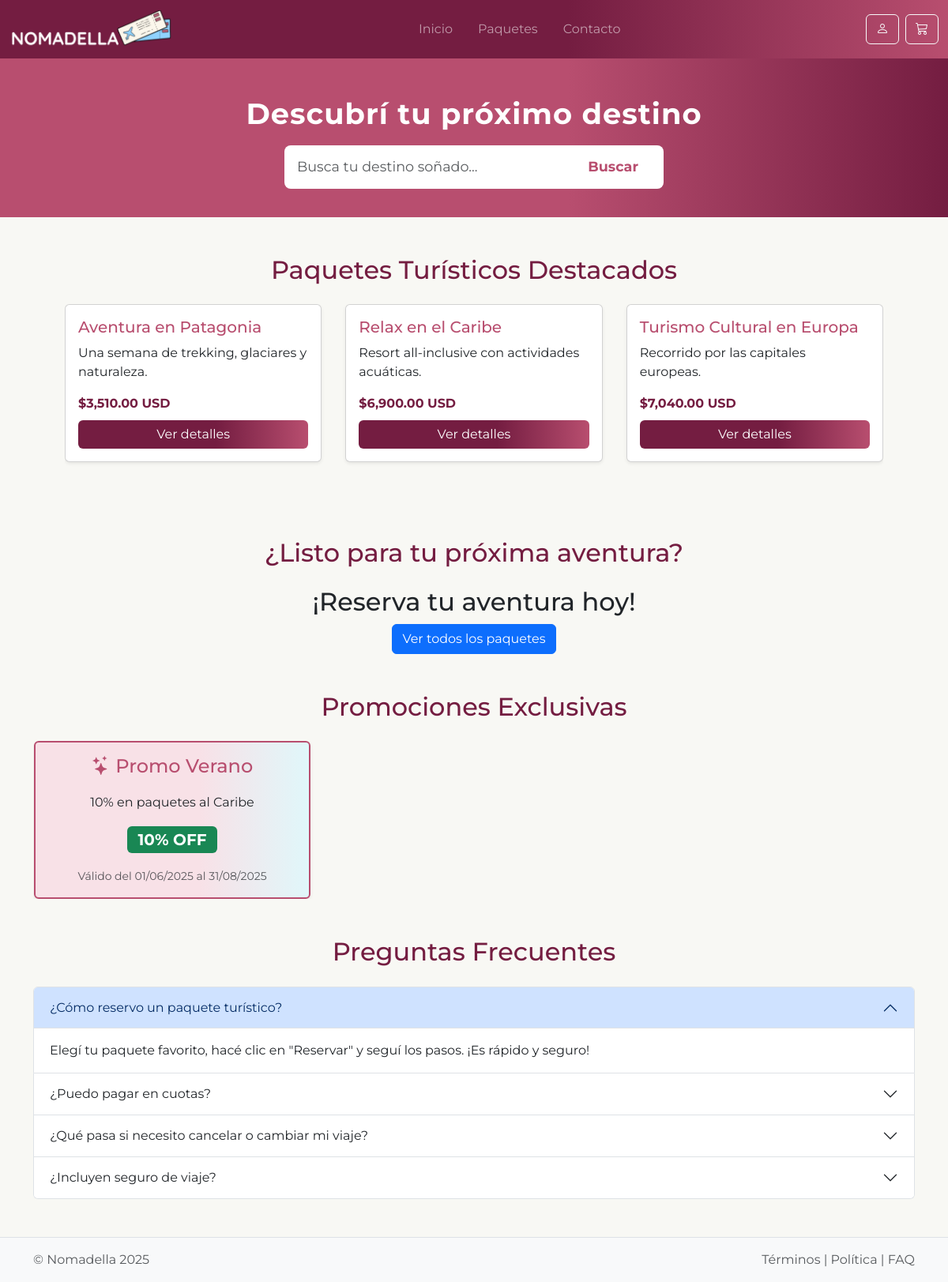
The app's page /public/index.php, older data.
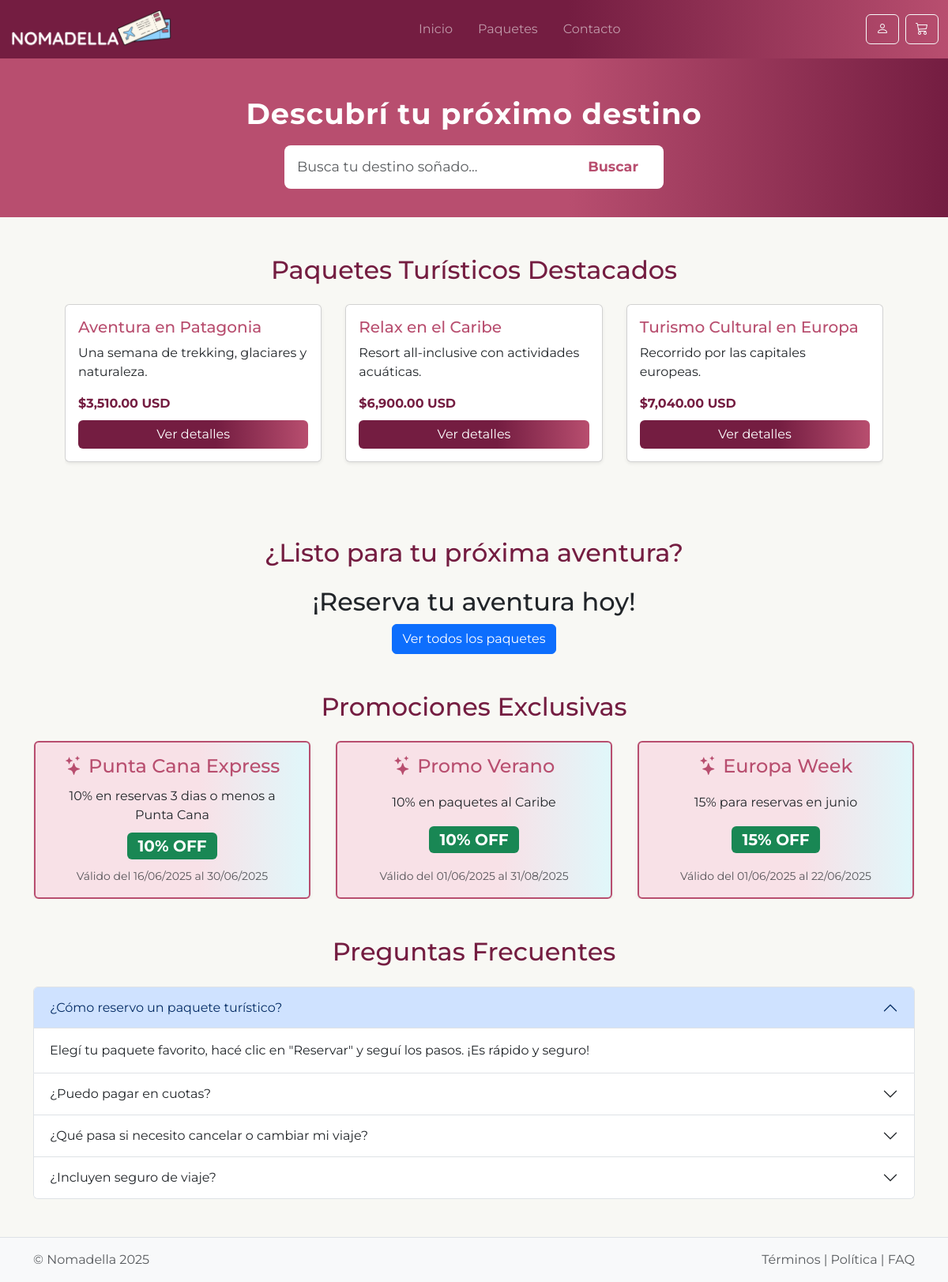
The same page, newer data.
### tables this page shows
CREATE TABLE `paquetes_turisticos` (
  `id_paquete` int(11) NOT NULL,
  `nombre` varchar(200) DEFAULT NULL,
  `descripcion` text DEFAULT NULL,
  `id_destino` int(11) DEFAULT NULL,
  `precio_base` decimal(12,2) DEFAULT NULL,
  `fecha_inicio` date DEFAULT NULL,
  `fecha_fin` date DEFAULT NULL,
  `cupo_disponible` int(11) DEFAULT NULL,
  `destino` varchar(150) DEFAULT NULL,
  `tipo_paquete` varchar(100) DEFAULT NULL,
  `activo` tinyint(1) DEFAULT NULL
);

CREATE TABLE `promociones` (
  `id_promocion` int(11) NOT NULL,
  `nombre` varchar(200) DEFAULT NULL,
  `descripcion` text DEFAULT NULL,
  `descuento_porcentaje` decimal(5,2) DEFAULT NULL,
  `fecha_inicio` date DEFAULT NULL,
  `fecha_fin` date DEFAULT NULL,
  `activo` tinyint(1) DEFAULT NULL
);

### public/index.php (the view, shortened to what this page needs)
<?php
include 'header.php';
include 'conexion.php';
?>
<div class="hero-section">
  <h1>Descubrí tu próximo destino</h1>
  <form class="buscador-form" method="get" action="paquetes.php">
    <input type="text" name="busqueda" placeholder="Busca tu destino soñado..." class="form-control border-0 shadow-none">
    <button type="submit">Buscar</button>
  </form>
</div>
<section class="container my-5">
  <h2 class="text-center mb-4" style="color:#741d41;">Paquetes Turísticos Destacados</h2>
  <div class="swiper-container-wrapper position-relative">
    <div class="swiper mySwiper">
      <div class="swiper-wrapper">
        <?php
        $sql = "SELECT * FROM paquetes_turisticos WHERE activo = 1 LIMIT 9";
        $result = $conexion->query($sql);
        while ($row = $result->fetch_assoc()):
        ?>
          <div class="swiper-slide">
            <div class="card shadow-sm" style="min-height:200px;">
              <div class="card-body justify-content-between d-flex flex-column">
                <h5 class="card-title" style="color:#b84e6f;"><?= htmlspecialchars($row['nombre']) ?></h5>
                <p class="card-text"><?= htmlspecialchars($row['descripcion']) ?></p>
                <div class="fw-bold mb-2" style="color:#741d41;">$<?= number_format($row['precio_base'], 2) ?> USD</div>
                <a href="./paquetes_info.php?id=<?= $row['id_paquete'] ?>" class="btn btn-primary w-100" style="background:linear-gradient(90deg,#741d41 60%,#b84e6f 100%);border:none;">Ver detalles</a>
              </div>
            </div>
          </div>
        <?php endwhile; ?>
      </div>
      <br>
      <br>
    </div>
  </div>
</section>
<section class=" container justify-content-center text-center my-5 cta-section ">
  <h2 class="mb-4" style="color:#741d41;">¿Listo para tu próxima aventura?</h2>
  <h2>¡Reserva tu aventura hoy!</h2>
  <a href="./paquetes.php" class="btn btn-primary">Ver todos los paquetes</a>
</section>
<section class="container my-5">
  <h2 class="text-center mb-4" style="color:#741d41;">Promociones Exclusivas</h2>
  <?php
    $hoy = date('Y-m-d');
    $sql_promos = "SELECT * FROM promociones
                   WHERE activo = 1
                   AND fecha_inicio <= '$hoy'
                   AND fecha_fin >= '$hoy'
                   ORDER BY fecha_inicio DESC";
    $res_promos = $conexion->query($sql_promos);
    $promos = [];
    while ($row = $res_promos->fetch_assoc()) {
      $promos[] = $row;
    }
  ?>
  <?php if (count($promos) > 0): ?>
    <div class="swiper promoSwiper">
      <div class="swiper-wrapper text-center">
        <?php foreach ($promos as $promo): ?>
          <div class="swiper-slide d-flex justify-content-center">
            <div class="card shadow-sm text-center" style="width:350px;background:linear-gradient(90deg,#f8e1e7 60%,#e0f7fa 100%);border:2px solid #b84e6f; height: 200px;">
              <div class="card-body d-flex flex-column justify-content-between">
                <h4 class="card-title mb-2" style="color:#b84e6f;">
                  <i class="bi bi-stars"></i> <?= htmlspecialchars($promo['nombre']) ?>
                </h4>
                <p class="card-text mb-2"><?= htmlspecialchars($promo['descripcion']) ?></p>
                <div class="mb-2">
                  <span class="badge bg-success fs-5">
                    <?= intval($promo['descuento_porcentaje']) ?>% OFF
                  </span>
                </div>
                <small class="text-muted">
                  Válido del <?= date('d/m/Y', strtotime($promo['fecha_inicio'])) ?>
                  al <?= date('d/m/Y', strtotime($promo['fecha_fin'])) ?>
                </small>
              </div>
            </div>
          </div>
        <?php endforeach; ?>
      </div>
    </div>
  <?php else: ?>
    <div class="alert alert-info text-center">No hay promociones activas en este momento.</div>
  <?php endif; ?>
</section>
<section class="container my-5">
  <h2 class="text-center mb-4" style="color:#741d41;">Preguntas Frecuentes</h2>
  <div class="accordion" id="faqAccordion">
    <div class="accordion-item">
      <h2 class="accordion-header" id="faq1">
        <button class="accordion-button" type="button" data-bs-toggle="collapse" data-bs-target="#faqCollapse1" aria-expanded="true" aria-controls="faqCollapse1">
          ¿Cómo reservo un paquete turístico?
        </button>
      </h2>
      <div id="faqCollapse1" class="accordion-collapse collapse show" aria-labelledby="faq1" data-bs-parent="#faqAccordion">
        <div class="accordion-body">
          Elegí tu paquete favorito, hacé clic en "Reservar" y seguí los pasos. ¡Es rápido y seguro!
        </div>
      </div>
    </div>
    <div class="accordion-item">
      <h2 class="accordion-header" id="faq2">
        <button class="accordion-button collapsed" type="button" data-bs-toggle="collapse" data-bs-target="#faqCollapse2" aria-expanded="false" aria-controls="faqCollapse2">
          ¿Puedo pagar en cuotas?
        </button>
      </h2>
    </div>
    <div class="accordion-item">
      <h2 class="accordion-header" id="faq3">
        <button class="accordion-button collapsed" type="button" data-bs-toggle="collapse" data-bs-target="#faqCollapse3" aria-expanded="false" aria-controls="faqCollapse3">
          ¿Qué pasa si necesito cancelar o cambiar mi viaje?
        </button>
      </h2>
    </div>
    <div class="accordion-item">
      <h2 class="accordion-header" id="faq4">
        <button class="accordion-button collapsed" type="button" data-bs-toggle="collapse" data-bs-target="#faqCollapse4" aria-expanded="false" aria-controls="faqCollapse4">
          ¿Incluyen seguro de viaje?
        </button>
      </h2>
    </div>
  </div>
</section>
<?php include 'footer.php'; ?>
</body>
</html>

### public/header.php (shortened to what this page needs)
<!DOCTYPE html>
<html lang="es">
<head>
  <link href="https://cdn.jsdelivr.net/npm/bootstrap@5.3.3/dist/css/bootstrap.min.css" rel="stylesheet">
  <link rel="stylesheet" href="https://cdn.jsdelivr.net/npm/bootstrap-icons@1.10.5/font/bootstrap-icons.css">
  <link
  rel="stylesheet"
  href="https://cdn.jsdelivr.net/npm/swiper@11/swiper-bundle.min.css"
/>
  <link rel="stylesheet" href="../css/index.css">
</head>
<body>
  <header class="bg-gradient p-0">
  <nav class="navbar navbar-expand-lg navbar-dark" style="background: linear-gradient(90deg, #741d41 60%, #b84e6f 100%);">
    <div class="container-fluid d-flex justify-content-between align-items-center">
      <a class="navbar-brand d-flex align-items-center me-auto" href="./index.php">
        <img src="../img/nomadella_logo.png" alt="Nomadella" class="logo_img" style="height:48px;">
      </a>
      <div class="collapse navbar-collapse justify-content-center" id="mainNavbar">
        <ul class="navbar-nav mb-2 mb-lg-0 text-center">
          <li class="nav-item"><a class="nav-link px-3" href="index.php">Inicio</a></li>
          <li class="nav-item"><a class="nav-link px-3" href="./paquetes.php">Paquetes</a></li>
          <li class="nav-item"><a class="nav-link px-3" href="#">Contacto</a></li>
        </ul>
      </div>
      <div class="d-flex align-items-center gap-2 ms-auto">
        <?php if (isset($_SESSION['usuario_id'])): ?>
          <div class="dropdown">
            <a class="btn btn-outline-light dropdown-toggle" href="#" role="button" id="userDropdown" data-bs-toggle="dropdown" aria-expanded="false">
              <i class="bi bi-person-circle"></i>
            </a>
            <ul class="dropdown-menu dropdown-menu-end" aria-labelledby="userDropdown">
              <li><a class="dropdown-item" href="perfil/perfil.php">Mi perfil</a></li>
              <li><a class="dropdown-item" href="perfil/reservas.php">Mis reservas</a></li>
              <?php if (isset($_SESSION['rol']) && in_array($_SESSION['rol'], [1,2])): ?>
                <li><hr class="dropdown-divider"></li>
                <li><a class="dropdown-item text-primary fw-bold" href="/nomadella/dashboard/dashboard.php">
                  <i class="bi bi-speedometer2"></i> Ingresar al Dashboard
                </a></li>
              <?php endif; ?>
              <li><hr class="dropdown-divider"></li>
              <li><a class="dropdown-item text-danger" href="logout.php">Cerrar sesión</a></li>
            </ul>
          </div>
        <?php else: ?>
          <a href="./login.php" class="btn btn-outline-light"><i class="bi bi-person"></i></a>
        <?php endif; ?>
        <a href="./carrito.php" class="btn btn-outline-light position-relative">
          <i class="bi bi-cart3"></i>
        </a>
      </div>
    </div>
  </nav>
</header>

### public/footer.php (shortened to what this page needs)
<footer class="bg-light py-3 mt-5 border-top">
  <div class="container d-flex justify-content-between align-items-center">
    <span class="text-muted">&copy; Nomadella 2025</span>
    <span class="text-muted">Términos | Política | FAQ</span>
  </div>
</footer>

### css/index.css (style rules this page uses)
.hero-section { background: linear-gradient(90deg, #b84e6f 60%, #741d41 100%); color: #fff; text-align: center; padding: 48px 0 36px 0; }
.hero-section h1 { font-size: 2.3em; margin-bottom: 18px; font-weight: 700; letter-spacing: 1px; }
.buscador-form { display: flex; justify-content: center; gap: 0; max-width: 480px; margin: 0 auto; }
.buscador-form input[type="text"] { flex: 1; padding: 14px 16px; border-radius: 8px 0 0 8px; border: none; font-size: 1.1em; outline: none; }
.buscador-form button { background: #fff; color: #b84e6f; border: none; padding: 14px 32px; border-radius: 0 8px 8px 0; font-size: 1.1em; font-weight: 700; cursor: pointer; transition: background 0.2s, color 0.2s; }
.swiper-container-wrapper { position: relative; padding: 0 40px; }
body { background: #f8f8f4; margin: 0; font-family: 'Montserrat', Arial, sans-serif; }

Row changes from the older to the newer data that the page shows:
added promociones: nombre "Punta Cana Express", descripcion "10% en reservas 3 dias o menos a Punta Cana", descuento_porcentaje "10", fecha_inicio "16/06/2025", fecha_fin "30/06/2025"
now on this page (row edited): promociones: nombre "Europa Week", descripcion "15% para reservas en junio", descuento_porcentaje "15", fecha_inicio "01/06/2025", fecha_fin "22/06/2025"
